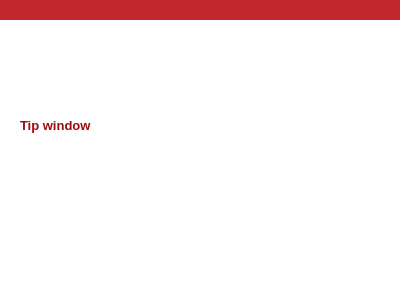
<?xml version="1.0" encoding="UTF-8"?>
<ui version="4.0">
 <class>Tipwindow</class>
 <widget class="QWidget" name="Tipwindow">
  <property name="geometry">
   <rect>
    <x>0</x>
    <y>0</y>
    <width>400</width>
    <height>300</height>
   </rect>
  </property>
  <property name="windowTitle">
   <string>Tip</string>
  </property>
  <property name="styleSheet">
   <string notr="true">QWidget {
	background-color: white;
}</string>
  </property>
  <widget class="QLabel" name="label">
   <property name="geometry">
    <rect>
     <x>20</x>
     <y>110</y>
     <width>381</width>
     <height>31</height>
    </rect>
   </property>
   <property name="font">
    <font>
     <family>Microsoft JhengHei UI</family>
     <pointsize>10</pointsize>
     <weight>75</weight>
     <bold>true</bold>
    </font>
   </property>
   <property name="styleSheet">
    <string notr="true">QLabel
{
	color:#9D0B0F;
	font-size: 10pt;
}</string>
   </property>
   <property name="text">
    <string>Tip window</string>
   </property>
  </widget>
  <widget class="QLabel" name="label_2">
   <property name="geometry">
    <rect>
     <x>-10</x>
     <y>0</y>
     <width>420</width>
     <height>20</height>
    </rect>
   </property>
   <property name="styleSheet">
    <string notr="true">QWidget
{
    /*字体为微软雅黑*/
    font-family:Microsoft Yahei;
    /*字体大小为20点*/
    font-size:15pt;
    /*字体颜色为白色*/    
	
    color:white;
    /*背景颜色*/  
    background-color:#C1272D;

}
</string>
   </property>
   <property name="text">
    <string/>
   </property>
   <property name="alignment">
    <set>Qt::AlignLeading|Qt::AlignLeft|Qt::AlignVCenter</set>
   </property>
  </widget>
  <widget class="QWidget" name="widget" native="true">
   <property name="geometry">
    <rect>
     <x>80</x>
     <y>240</y>
     <width>210</width>
     <height>50</height>
    </rect>
   </property>
   <property name="styleSheet">
    <string notr="true">
background-image: url(:/source/AKT_logo.png);
</string>
   </property>
  </widget>
 </widget>
 <resources>
  <include location="Logo_AKT.qrc"/>
 </resources>
 <connections/>
</ui>
